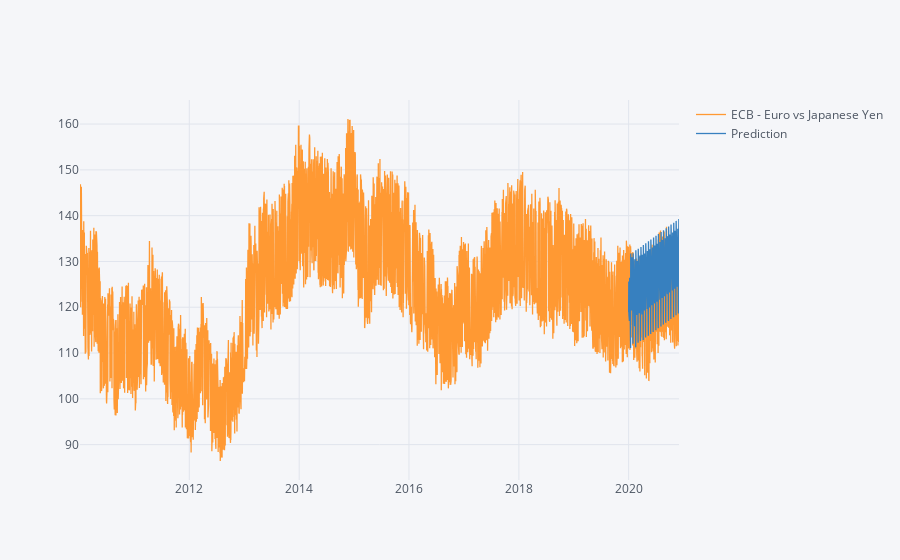

This figure's notebook cell:
### Code cell
pd.concat([df[API_DSName1Day], future_forecast], axis=1).iplot()

### Figure 1 — Plotly figure (JSON) as saved in the notebook; plotly's stock layout.template omitted (floating-point values rounded to 4 significant figures; data arrays with more than 128 entries replaced by an {"elided": "..."} marker saying what was removed)
{"data": [{"line": {"color": "rgba(255, 153, 51, 1.0)", "dash": "solid", "shape": "linear", "width": 1.3}, "mode": "lines", "name": "ECB - Euro vs Japanese Yen", "text": "", "type": "scatter", "x": {"elided": "2847 str values"}, "y": {"elided": "2847 float values"}}, {"line": {"color": "rgba(55, 128, 191, 1.0)", "dash": "solid", "shape": "linear", "width": 1.3}, "mode": "lines", "name": "Prediction", "text": "", "type": "scatter", "x": {"elided": "2847 str values"}, "y": {"elided": "2847 mixed values"}}], "layout": {"autosize": true, "legend": {"bgcolor": "#F5F6F9", "font": {"color": "#4D5663"}}, "paper_bgcolor": "#F5F6F9", "plot_bgcolor": "#F5F6F9", "title": {"font": {"color": "#4D5663"}}, "xaxis": {"autorange": true, "gridcolor": "#E1E5ED", "range": ["2010-01-04", "2020-12-01"], "showgrid": true, "tickfont": {"color": "#4D5663"}, "title": {"font": {"color": "#4D5663"}, "text": ""}, "type": "date", "zerolinecolor": "#E1E5ED"}, "yaxis": {"autorange": true, "gridcolor": "#E1E5ED", "range": [82.27, 165.3], "showgrid": true, "tickfont": {"color": "#4D5663"}, "title": {"font": {"color": "#4D5663"}, "text": ""}, "type": "linear", "zerolinecolor": "#E1E5ED"}}}
